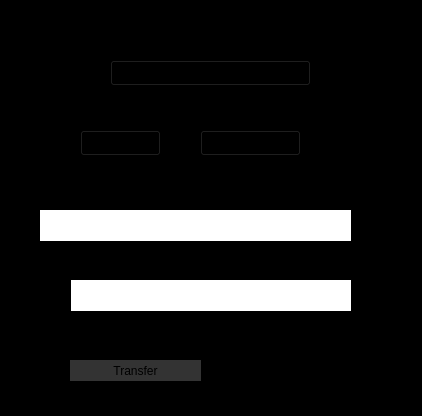
<?xml version="1.0" encoding="UTF-8"?>
<ui version="4.0">
 <class>MainWindow</class>
 <widget class="QMainWindow" name="MainWindow">
  <property name="geometry">
   <rect>
    <x>0</x>
    <y>0</y>
    <width>422</width>
    <height>416</height>
   </rect>
  </property>
  <property name="windowTitle">
   <string>MainWindow</string>
  </property>
  <property name="styleSheet">
   <string notr="true">QWidget 
{
background-color:#000;
font: 700 10pt &quot;Noto Sans&quot;;
}
QLineEdit
{
background-color:#fff;
font: 700 10pt &quot;Noto Sans&quot;;
border : 10pt #f00 fixed;
color:#000;
}</string>
  </property>
  <widget class="QWidget" name="centralwidget">
   <widget class="QLineEdit" name="input">
    <property name="geometry">
     <rect>
      <x>40</x>
      <y>210</y>
      <width>311</width>
      <height>31</height>
     </rect>
    </property>
    <property name="text">
     <string/>
    </property>
   </widget>
   <widget class="QComboBox" name="first_unit">
    <property name="geometry">
     <rect>
      <x>80</x>
      <y>130</y>
      <width>81</width>
      <height>26</height>
     </rect>
    </property>
   </widget>
   <widget class="QComboBox" name="result_unit">
    <property name="geometry">
     <rect>
      <x>200</x>
      <y>130</y>
      <width>101</width>
      <height>26</height>
     </rect>
    </property>
   </widget>
   <widget class="QComboBox" name="Value_type">
    <property name="geometry">
     <rect>
      <x>110</x>
      <y>60</y>
      <width>201</width>
      <height>26</height>
     </rect>
    </property>
   </widget>
   <widget class="QLabel" name="first_unit_Set">
    <property name="geometry">
     <rect>
      <x>30</x>
      <y>130</y>
      <width>41</width>
      <height>18</height>
     </rect>
    </property>
    <property name="text">
     <string>From:</string>
    </property>
   </widget>
   <widget class="QLabel" name="label_2">
    <property name="geometry">
     <rect>
      <x>170</x>
      <y>130</y>
      <width>21</width>
      <height>21</height>
     </rect>
    </property>
    <property name="text">
     <string>To:</string>
    </property>
   </widget>
   <widget class="QLabel" name="Value_type_Label">
    <property name="geometry">
     <rect>
      <x>30</x>
      <y>60</y>
      <width>81</width>
      <height>18</height>
     </rect>
    </property>
    <property name="text">
     <string>Value Type:</string>
    </property>
   </widget>
   <widget class="QLabel" name="result">
    <property name="geometry">
     <rect>
      <x>70</x>
      <y>280</y>
      <width>281</width>
      <height>31</height>
     </rect>
    </property>
    <property name="styleSheet">
     <string notr="true">QLabel
{
background-color:#fff;
font: 700 10pt &quot;Noto Sans&quot;;
border : 10pt #f00 fixed;
color:#000;
}</string>
    </property>
    <property name="text">
     <string/>
    </property>
   </widget>
   <widget class="QPushButton" name="transfer">
    <property name="geometry">
     <rect>
      <x>70</x>
      <y>360</y>
      <width>131</width>
      <height>21</height>
     </rect>
    </property>
    <property name="styleSheet">
     <string notr="true">QPushButton
{
background-color:#333;
border: 10pt fixed #fff
}
QPushButton:hover{background-color:#222;}
QPushButton:pressed{background-color:#111;}</string>
    </property>
    <property name="text">
     <string>Transfer</string>
    </property>
   </widget>
   <widget class="QLabel" name="label">
    <property name="geometry">
     <rect>
      <x>20</x>
      <y>280</y>
      <width>51</width>
      <height>31</height>
     </rect>
    </property>
    <property name="text">
     <string>result:</string>
    </property>
   </widget>
  </widget>
 </widget>
 <resources/>
 <connections/>
</ui>
